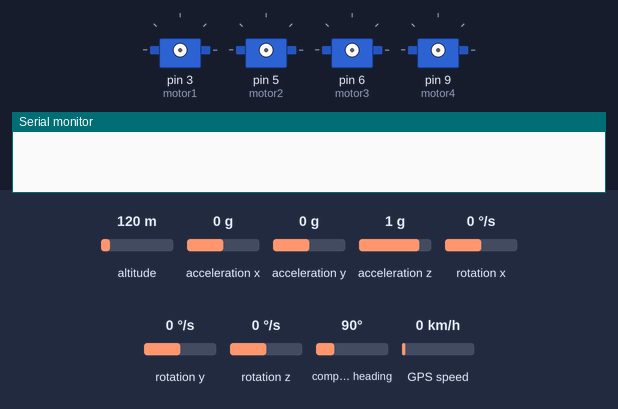
Bench run of a sketch on a simulated Arduino Uno, built with avr-gcc and run on an emulated ATmega328P. Shown: 4 × servo, the last lines printed to the serial monitor. Wiring (inferred from the names in the program): MPU-6050 motion sensor at I2C address 0x68. The test bench sets the inputs (shaded band); at power-on: acceleration z 1 g, altitude 120 m, acceleration x 0 g, acceleration y 0 g, rotation x 0 °/s, rotation y 0 °/s, rotation z 0 °/s, compass heading 90°, GPS speed 0 km/h. The GPS gets a fix after 3 s at 37.7749, -122.4194 with 8 satellites.

Above: at 0.01 s.
At 1.86 s:
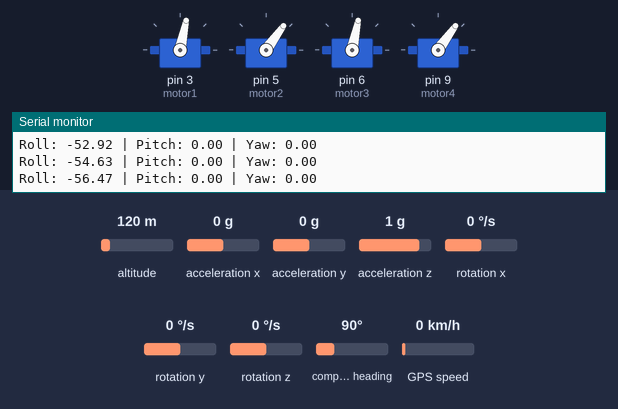
1.9 s: acceleration z set to 0 g
At 3.3 s:
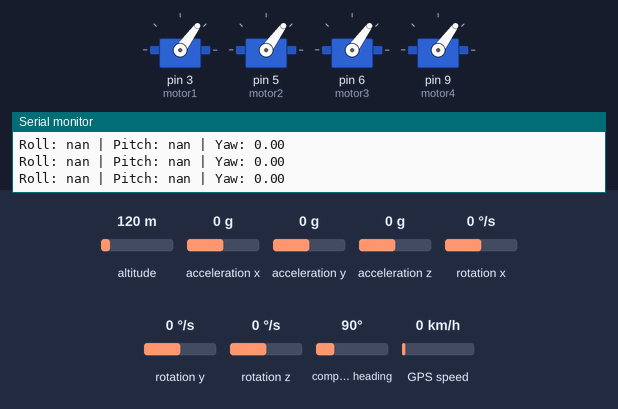
Timing chart, 0 to 4.9 s (numbered marks = the images above; inputs shaded):
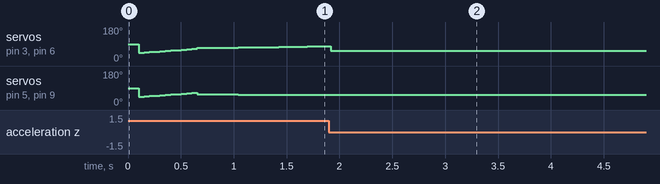

The sketch:

drone_autopilot.ino
```cpp
/*
  Arduino-Based Drone Autopilot
  ----------------------------------------
  Description:
    A basic autopilot system for a quadcopter using MPU6050 (IMU) for stabilization
    and ESCs to control brushless DC motors. Optional GPS integration for position hold.

  Components:
    - Arduino Uno
    - MPU-6050 Accelerometer & Gyroscope
    - 4 x ESC + Brushless DC Motors
    - GPS Module (e.g., NEO-6M)
    - LiPo Battery, Frame, Propellers

  Skills:
    - Sensor fusion (gyro + accelerometer)
    - PID control
    - PWM motor control
    - GPS integration

  Note:
    This is an educational implementation – not intended for actual flight
    without failsafes, calibration, and real-time safety checks.
*/

#include <Wire.h>
#include <Servo.h>
#include <TinyGPS++.h>
#include <SoftwareSerial.h>

// === MPU6050 Setup ===
const int MPU = 0x68;
float AccX, AccY, AccZ, GyroX, GyroY, GyroZ;
float AccAngleX, AccAngleY, GyroAngleX, GyroAngleY, GyroAngleZ;
float roll, pitch, yaw;
float elapsedTime, currentTime, previousTime;

// === PID Constants ===
float kp = 2.5;     // Proportional gain
float ki = 0.05;    // Integral gain
float kd = 1.2;     // Derivative gain
float errorRoll, errorPitch, errorYaw;
float prevErrorRoll, prevErrorPitch, prevErrorYaw;
float pidRoll, pidPitch, pidYaw;
float totalRoll, totalPitch, totalYaw;

// === Motor ESC Outputs ===
Servo motor1; // Front Left
Servo motor2; // Front Right
Servo motor3; // Rear Left
Servo motor4; // Rear Right

// === GPS Setup (optional) ===
SoftwareSerial gpsSerial(10, 11); // RX, TX
TinyGPSPlus gps;

// === Throttle Control ===
int throttle = 1200;  // Base speed (1000-2000 µs range)

void setup() {
  Serial.begin(9600);
  Wire.begin();

  // === Initialize MPU6050 ===
  Wire.beginTransmission(MPU);
  Wire.write(0x6B);
  Wire.write(0);
  Wire.endTransmission(true);
  delay(100);

  // === Attach Motors ===
  motor1.attach(3);
  motor2.attach(5);
  motor3.attach(6);
  motor4.attach(9);

  // === Initialize GPS ===
  gpsSerial.begin(9600);
  Serial.println("Drone Autopilot Initialized\n");

  // === Arm Motors (ESC calibration) ===
  for (int i = 1000; i <= 1200; i += 20) {
    setMotorSpeeds(i, i, i, i);
    delay(50);
  }
}

void loop() {
  // === IMU Readings ===
  readMPU();

  // === Angle Calculation (Sensor Fusion) ===
  AccAngleX = atan(AccY / sqrt(pow(AccX, 2) + pow(AccZ, 2))) * 180 / PI;
  AccAngleY = atan(-AccX / sqrt(pow(AccY, 2) + pow(AccZ, 2))) * 180 / PI;

  currentTime = millis();
  elapsedTime = (currentTime - previousTime) / 1000.0;
  previousTime = currentTime;

  GyroAngleX += GyroX * elapsedTime;
  GyroAngleY += GyroY * elapsedTime;
  GyroAngleZ += GyroZ * elapsedTime;

  // Complementary Filter
  roll = 0.96 * (GyroAngleX) + 0.04 * (AccAngleX);
  pitch = 0.96 * (GyroAngleY) + 0.04 * (AccAngleY);
  yaw = GyroAngleZ;

  // === PID Control ===
  stabilizeWithPID(0, 0, 0); // Target angles: roll=0, pitch=0, yaw=0 (level hover)

  // === Apply Motor Outputs ===
  int m1 = throttle + pidPitch - pidRoll - pidYaw;
  int m2 = throttle + pidPitch + pidRoll + pidYaw;
  int m3 = throttle - pidPitch - pidRoll + pidYaw;
  int m4 = throttle - pidPitch + pidRoll - pidYaw;

  m1 = constrain(m1, 1100, 2000);
  m2 = constrain(m2, 1100, 2000);
  m3 = constrain(m3, 1100, 2000);
  m4 = constrain(m4, 1100, 2000);

  setMotorSpeeds(m1, m2, m3, m4);

  // === GPS Data (optional) ===
  if (gpsSerial.available() > 0) {
    gps.encode(gpsSerial.read());
    if (gps.location.isUpdated()) {
      Serial.print("GPS Lat: ");
      Serial.print(gps.location.lat(), 6);
      Serial.print(" | Lng: ");
      Serial.println(gps.location.lng(), 6);
    }
  }

  // === Debug Info ===
  Serial.print("Roll: "); Serial.print(roll);
  Serial.print(" | Pitch: "); Serial.print(pitch);
  Serial.print(" | Yaw: "); Serial.println(yaw);
  delay(50);
}

// === Read MPU6050 Function ===
void readMPU() {
  Wire.beginTransmission(MPU);
  Wire.write(0x3B);
  Wire.endTransmission(false);
  Wire.requestFrom(MPU, 14, true);

  AccX = (Wire.read() << 8 | Wire.read()) / 16384.0;
  AccY = (Wire.read() << 8 | Wire.read()) / 16384.0;
  AccZ = (Wire.read() << 8 | Wire.read()) / 16384.0;
  GyroX = (Wire.read() << 8 | Wire.read()) / 131.0;
  GyroY = (Wire.read() << 8 | Wire.read()) / 131.0;
  GyroZ = (Wire.read() << 8 | Wire.read()) / 131.0;
}

// === PID Stabilization Function ===
void stabilizeWithPID(float targetRoll, float targetPitch, float targetYaw) {
  errorRoll = roll - targetRoll;
  errorPitch = pitch - targetPitch;
  errorYaw = yaw - targetYaw;

  totalRoll += errorRoll * ki;
  totalPitch += errorPitch * ki;
  totalYaw += errorYaw * ki;

  pidRoll = kp * errorRoll + ki * totalRoll + kd * (errorRoll - prevErrorRoll);
  pidPitch = kp * errorPitch + ki * totalPitch + kd * (errorPitch - prevErrorPitch);
  pidYaw = kp * errorYaw + ki * totalYaw + kd * (errorYaw - prevErrorYaw);

  prevErrorRoll = errorRoll;
  prevErrorPitch = errorPitch;
  prevErrorYaw = errorYaw;
}

// === Set Motor Speeds Function ===
void setMotorSpeeds(int m1, int m2, int m3, int m4) {
  motor1.writeMicroseconds(m1);
  motor2.writeMicroseconds(m2);
  motor3.writeMicroseconds(m3);
  motor4.writeMicroseconds(m4);
}
```
